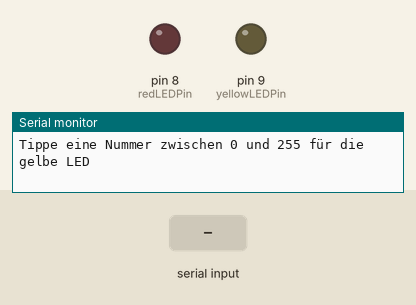
Simulated run of this sketch. Board: Arduino Uno, built with avr-gcc and run on an emulated ATmega328P. Parts: output pins drawn as LEDs (lit = HIGH), the last lines printed to the serial monitor. The inputs (shaded band) are chosen by the test bench.

Above: at 0.8 s.
0.9 s: "90,45\n" received over Serial
At 1.05 s:
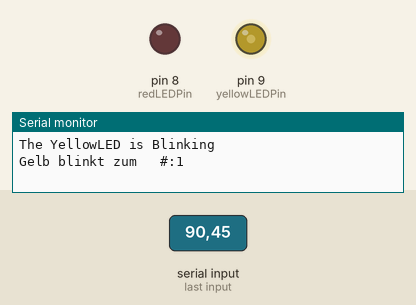
Timing chart, 0 to 9.9 s (numbered marks = the images above; inputs shaded):
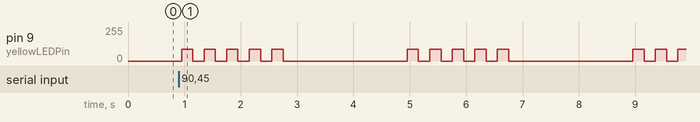

The sketch:

gelb_unnd_rot_blinkt_Led_mit_user_eingabe.ino
```cpp
int yellowLEDPin=9; // gelbe diode
int redLEDPin=8; // rote diode

int yellowOnTime=200; // gelbe diode an
int yellowOffTime=200; // gelbe diode aus

int redOnTime=200; // rote diode an in millisekunden
int redOffTime=200; // rote diode aus

int nummergelbblinkt=5;  // oft blinkt die gelbe Diode
int nummerrotblinkt=5; // so oft blinkt die rote Diode

float writeValueYellow; // Variable zugewiesen
float writeValueRed;

void setup() {   //Feste Einstellungen

  Serial.begin(9600);      //´sendet mit 9600 Speed zum seriellen Monitor
  pinMode(yellowLEDPin, OUTPUT); //Output über Pin 9
  pinMode(redLEDPin, OUTPUT);  //Output über Pin 8

  Serial.println("Tippe eine Nummer zwischen 0 und 255 für die gelbe LED ");
  while (Serial.available()==0){} //wartet auf user input
  writeValueYellow=Serial.parseInt(); //lese user Input

  Serial.println("Tippe eine Nummer zwischen 0 und 255 für die Rote LED  ");
  while (Serial.available()==0){} //wartet auf user input
  writeValueRed=Serial.parseInt(); //lese user input
}
void loop() {   //niemals endende Wiederholungsschleife


Serial.println("");
Serial.println("The YellowLED is Blinking");   //Start des Zählers
for (int i=1; i<=nummergelbblinkt; i=i+1 ) {  //Zähler funktion kleiner als

  Serial.print("Gelb blinkt zum   #:");        //Gibt Zahl aus
  Serial.println(i);
 analogWrite(yellowLEDPin,writeValueYellow);
  delay(yellowOnTime);
  analogWrite(yellowLEDPin,0);
  delay(yellowOffTime);
}
Serial.println("");


Serial.println("The Red LED is Blinking");
for (int i=1; i<=nummerrotblinkt; i=i+1 )
{
  Serial.print("Rot blinkt zum    #:");
  Serial.println(i);
  analogWrite(redLEDPin,writeValueRed);   //von digital nach anolog geändert 1volt =51
  delay(redOnTime);
  analogWrite(redLEDPin,0);
  delay(redOffTime);
  }
   }
```

Measured:
- after the input at 0.9 s, pin 9 (yellowLEDPin): 0/255 → 90/255 after 0.05 s, then repeats every 4.0 s: 4 × (0/255 0.20 s, 90/255 0.20 s), 0/255 2.2 s, 90/255 0.20 s
